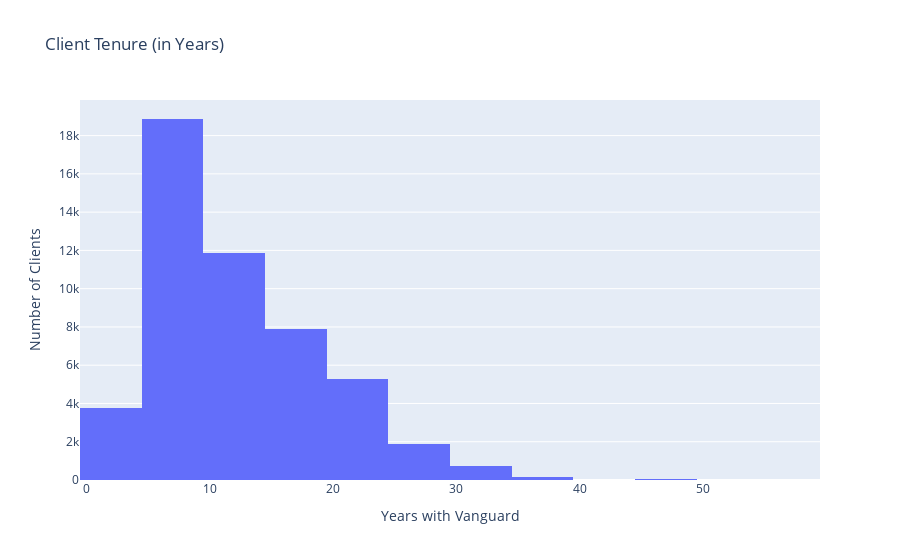

This figure's notebook cell:
### Markdown cell above
# Tenure in Years

### Code cell
fig_tenure = px.histogram(df_exp_demo, x='clnt_tenure_yr', nbins=20,
                          title='Client Tenure (in Years)')
fig_tenure.update_layout(xaxis_title='Years with Vanguard', yaxis_title='Number of Clients')
fig_tenure.show()

### Figure 1 — Plotly figure (JSON) as saved in the notebook; plotly's stock layout.template omitted (floating-point values rounded to 4 significant figures; data arrays with more than 128 entries replaced by an {"elided": "..."} marker saying what was removed)
{"data": [{"bingroup": "x", "hovertemplate": "clnt_tenure_yr=%{x}<br>count=%{y}<extra></extra>", "legendgroup": "", "marker": {"color": "#636efa", "pattern": {"shape": ""}}, "name": "", "nbinsx": 20, "orientation": "v", "showlegend": false, "type": "histogram", "x": {"elided": "50487 float values"}, "xaxis": "x", "yaxis": "y"}], "layout": {"barmode": "relative", "legend": {"tracegroupgap": 0}, "title": {"text": "Client Tenure (in Years)"}, "xaxis": {"anchor": "y", "domain": [0, 1], "title": {"text": "Years with Vanguard"}}, "yaxis": {"anchor": "x", "domain": [0, 1], "title": {"text": "Number of Clients"}}}}
